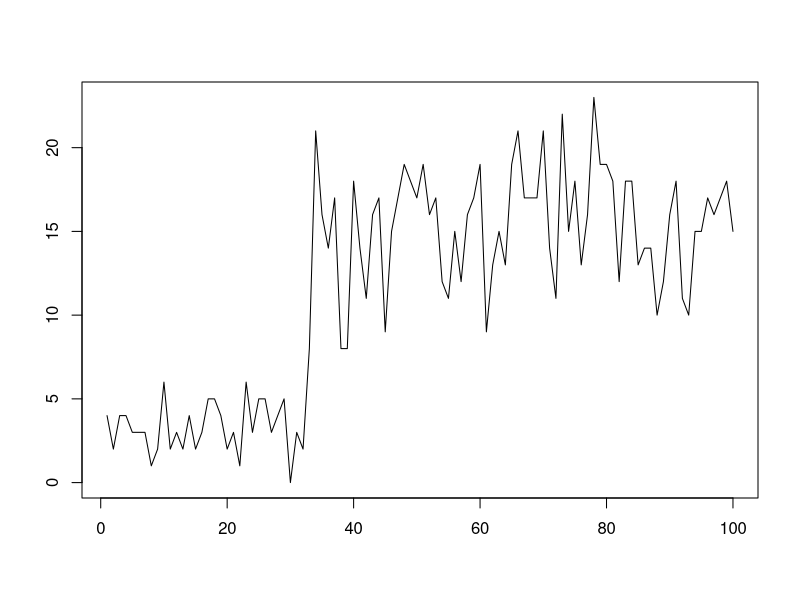
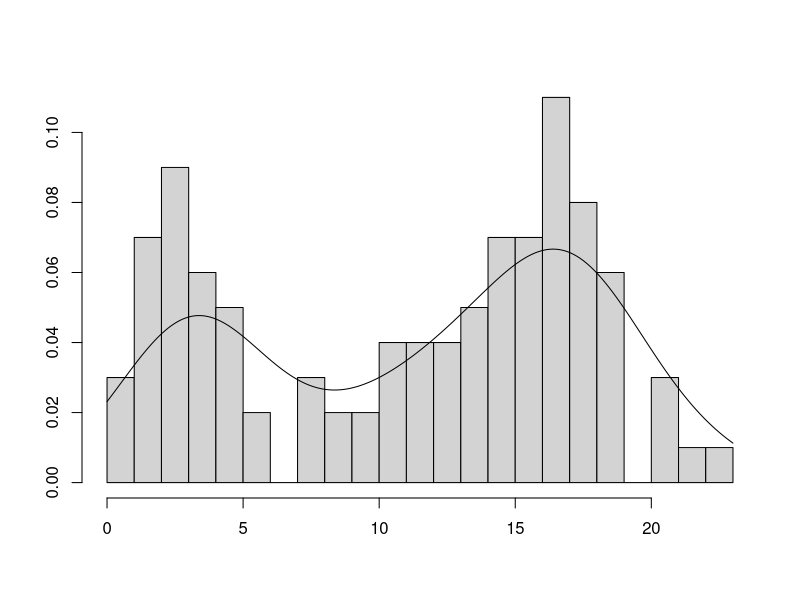

Write R code to recreate these figures, in order.
## ---- chunk 1
options(digits = 3)
## ---- chunk 2
lambdas = c(3, 15)
deltas = c(0.3, 0.7)
cdf = cumsum(deltas)
unifvec = runif(100)
d1 = rpois(sum(unifvec < cdf[1]),lambdas[1])
d2 = rpois(sum(unifvec >= cdf[1]),lambdas[2])
x = c(d1,d2) 
## ---- chunk 3
  plot.ts(x, xlab = NULL, ylab = NULL)
## ---- chunk 4
  hist(x, breaks=30, freq = F, main=NULL, xlab = NULL, ylab = NULL)
  lines(density(x, na.rm = T, from = 0, to = max(x, na.rm = T)))
## ---- chunk 5
logit <- function(delta2) log(delta2/(1-delta2))

eta = log(lambdas)
tau = logit(deltas[2])
## ---- chunk 6
invlogit <- function(tau) exp(tau)/(1+exp(tau))

lambdas = exp(eta)
delta2 = invlogit(tau)
delta1 = 1 - delta2
## ---- chunk 7
f <- function(theta,data) {
  eta <- theta[1:2]
  tau <- theta[3]
  lambdas = exp(eta) 
  delta2 = invlogit(tau)
  delta1 = 1-delta2

  L = delta1*dpois(data,lambdas[1]) + delta2*dpois(data,lambdas[2])
  -sum(log(L))
}

#use the 25% and 75%  quantiles of the data as a guess for lambdas
quantiles <- quantile(x)
lambdaGuess = c(quantiles[2],quantiles[4]) 

deltaGuess = 0.1

# Optimize using nlm
theta <- c(log(lambdaGuess), logit(deltaGuess))
res = nlm(f, theta, data = x)

# Back transform results
lambda1Hat = exp(res$estimate[1])
lambda2Hat = exp(res$estimate[2])

delta2Hat = invlogit(res$estimate[3])
delta1Hat = 1-delta2Hat
## ---- chunk 8
PMat <- function(x) diag(dpois(x = x, lambda = lambdas))

PMat(1)
## ---- chunk 9
statdist <- function(gamma){
  m = dim(gamma)[1]
  matrix(1,1,m) %*% solve(diag(1,m) - gamma + matrix(1,m,m))
}
## ---- chunk 10
gamma = matrix(c(0.9,0.1,0.4,0.6), nrow = 2, byrow = TRUE)
## ---- chunk 11
delta = statdist(gamma)
## ---- chunk 12
x = 1
sum(delta %*% PMat(x))
## ---- chunk 13
pois.hmm.alpha <- function(x, gamma, delta = NULL)
{
  n = length(x)
  alpha = vector(mode="list", length=n)
  alpha0= statdist(gamma)
  
  for(t in 1:n)
  {
    if(t==1)
    {
      prevAlpha = alpha0
    }
    else
    {
      prevAlpha = alpha[[t-1]]
    }
    alpha[[t]] = prevAlpha %*% gamma %*% PMat(x[t])
  }
  return(alpha[[length(x)]])
}
## ---- chunk 14
x = c(0,2,1)
alpha = pois.hmm.alpha(x, gamma)
prob = sum(alpha)
prob
